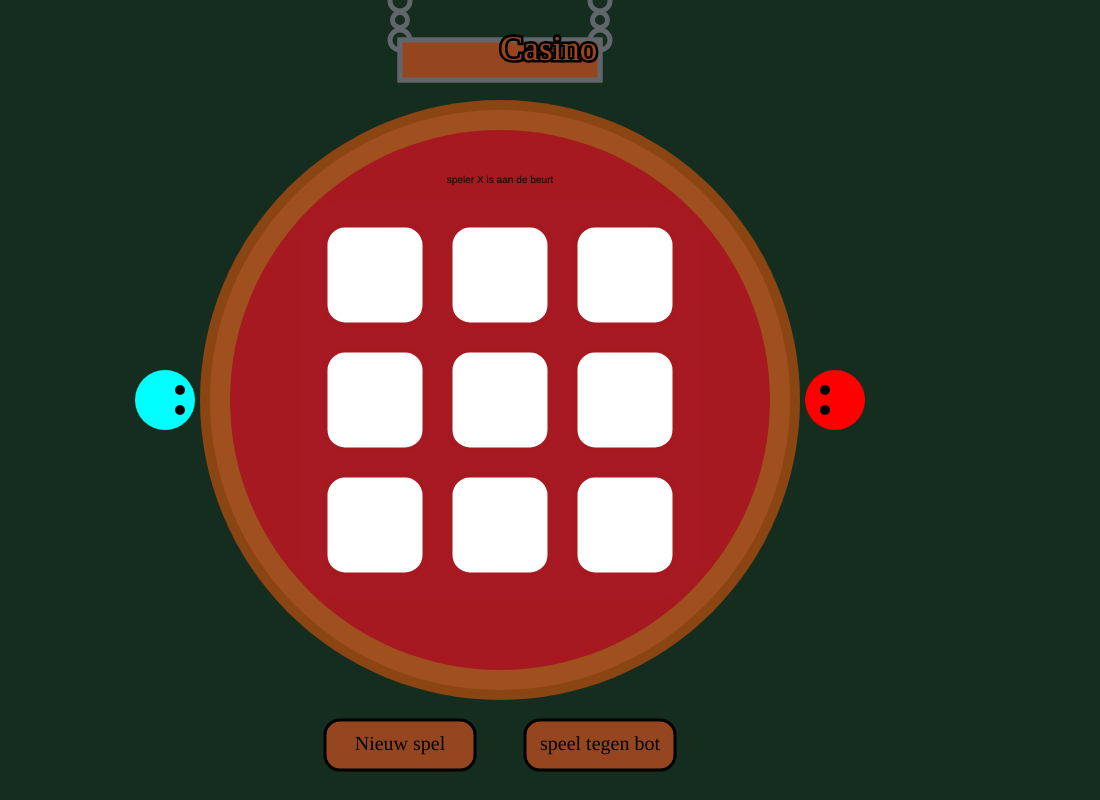
Frame 1 (no input)
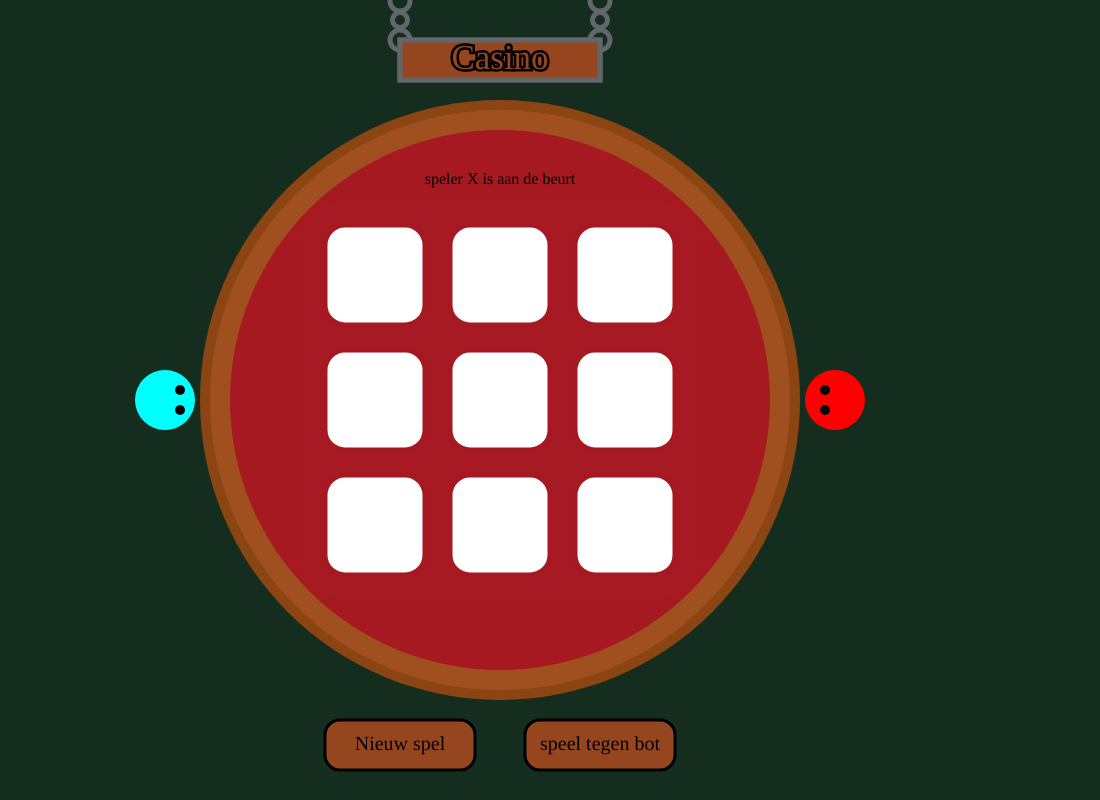
Frame 60 (no input)
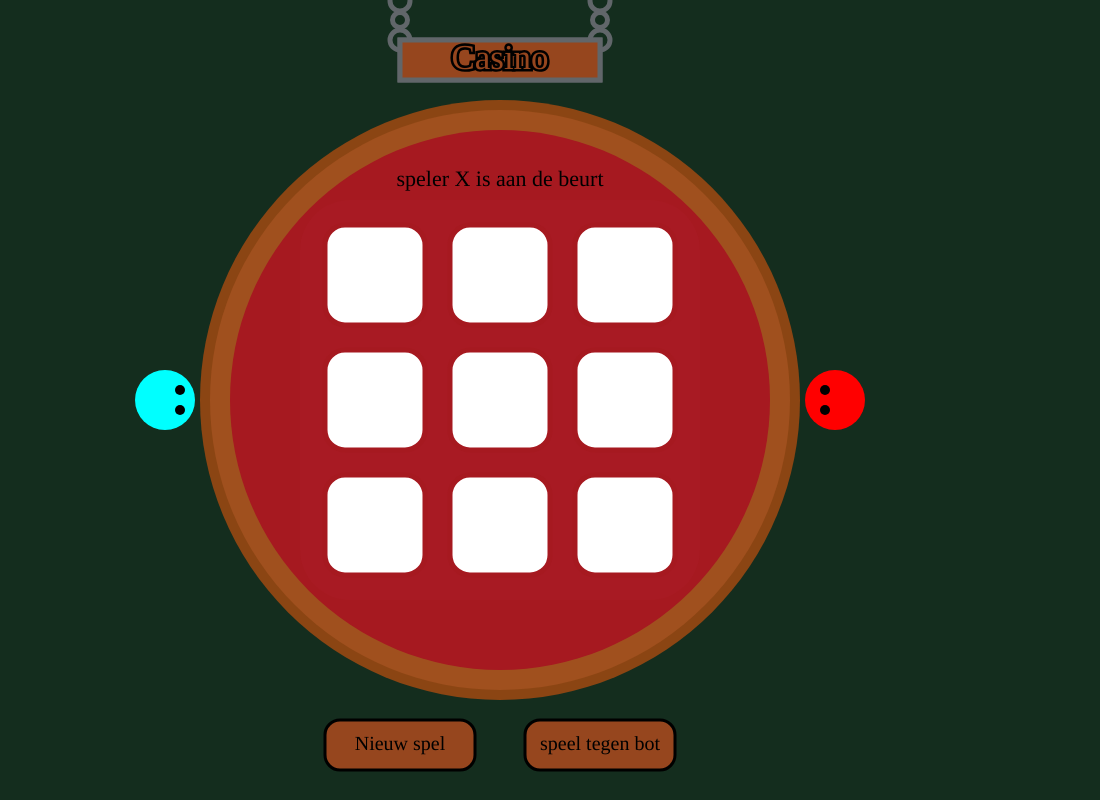
Frame 120 (the mouse pressed at the canvas centre since frame 60)

The p5.js sketch that drew these frames (run headless with seeded random() and noise() and a simulated clock; from frame 60 on, the mouse is pressed at the canvas centre):

// p5.js sketch
// ── sketch.js
let counter = 0;
let current_player = "X";
let winner = "none";
let winIndices = [];
let vsBot = false;

let square1 = "empty";
let square2 = "empty";
let square3 = "empty";
let square4 = "empty";
let square5 = "empty";
let square6 = "empty";
let square7 = "empty";
let square8 = "empty";
let square9 = "empty";

let text_size = 0;

// every square
let rectW_square = 100;
let rectH_square = 100;
let rounding = 20;

// top row squares (1,2,3)
let rectY_square_top = 225;
let rectX_square1 = 325;
let rectX_square2 = 450;
let rectX_square3 = 575;

// middle row (4,5,6)
let rectY_square_middle = 350;
let rectX_square4 = 325;
let rectX_square5 = 450;
let rectX_square6 = 575;

// bottom row (7,8,9)
let rectY_square_bottom = 475;
let rectX_square7 = 325;
let rectX_square8 = 450;
let rectX_square9 = 575;

let buttonW = 150;
let buttonH = 50;

//button 1
let buttonX = 325;
let buttonY = 720;

//button2
let button2_X = 525;
let button2_Y = 720;

function setup() {
  createCanvas(1100, 800);
}

function draw() {
  //functionality
  text_size += 0.05 * 2;

  // Loop back
  if (text_size > 20) {
    text_size = 0;
  }

  if (winner === "X") {
    background(100, 150, 255);
  } else if (winner === "O") {
    background(255, 100, 100);
  } else if (winner === "draw") {
    background(180);
  } else {
    background(20, 45, 30);
  }

  //casino sign
  push();
  noFill();
  stroke(97, 102, 106);
  strokeWeight(5);
  rect(400, 40, 200, 40);
  circle(600, 1, 20);
  circle(600, 20, 15);
  circle(600, 40, 20);
  circle(400, 1, 20);
  circle(400, 20, 15);
  circle(400, 40, 20);
  fill(150, 70, 30);
  rect(400, 40, 200, 40);
  textSize(35);
  textFont(ITALIC);
  stroke(0, 0, 0);
  text("Casino", 500, 60);
  pop();

  //players
  //player Blue
  noStroke();
  fill(0, 255, 255);
  circle(165, 400, 60);
  fill(0, 0, 0);
  circle(180, 410, 10);
  circle(180, 390, 10);
  //player Red
  fill(255, 0, 0);
  circle(835, 400, 60);
  fill(0, 0, 0);
  circle(825, 410, 10);
  circle(825, 390, 10);

  //Table
  fill(139, 69, 19);
  circle(500, 400, 600);
  fill(160, 80, 30);
  circle(500, 400, 580);
  fill(166, 25, 32);
  circle(500, 400, 540);

  // board
  fill(170, 30, 40, 100);
  rect(300, 200, 400, 400, 50);

  strokeWeight(4);
  fill(255);

  // squares
  push();
  strokeWeight(5);
  stroke(166, 25, 32);

  if (square1 === "empty" && mouseX > rectX_square1 && mouseX < rectX_square1 + rectW_square && mouseY > rectY_square_top && mouseY < rectY_square_top + rectH_square) {
    fill(235, 210, 210);
  } else {
    fill(255);
  }
  rect(rectX_square1, rectY_square_top, rectW_square, rectH_square, rounding);
  if (square2 === "empty" && mouseX > rectX_square2 && mouseX < rectX_square2 + rectW_square && mouseY > rectY_square_top && mouseY < rectY_square_top + rectH_square) {
    fill(235, 210, 210);
  } else {
    fill(255);
  }
  rect(rectX_square2, rectY_square_top, rectW_square, rectH_square, rounding);
  if (square3 === "empty" && mouseX > rectX_square3 && mouseX < rectX_square3 + rectW_square && mouseY > rectY_square_top && mouseY < rectY_square_top + rectH_square) {
    fill(235, 210, 210);
  } else {
    fill(255);
  }
  rect(rectX_square3, rectY_square_top, rectW_square, rectH_square, rounding);
  if (square4 === "empty" && mouseX > rectX_square4 && mouseX < rectX_square4 + rectW_square && mouseY > rectY_square_middle && mouseY < rectY_square_middle + rectH_square) {
    fill(235, 210, 210);
  } else {
    fill(255);
  }
  rect(rectX_square4, rectY_square_middle, rectW_square, rectH_square, rounding);
  if (square5 === "empty" && mouseX > rectX_square5 && mouseX < rectX_square5 + rectW_square && mouseY > rectY_square_middle && mouseY < rectY_square_middle + rectH_square) {
    fill(235, 210, 210);
  } else {
    fill(255);
  }
  rect(rectX_square5, rectY_square_middle, rectW_square, rectH_square, rounding);
  if (square6 === "empty" && mouseX > rectX_square6 && mouseX < rectX_square6 + rectW_square && mouseY > rectY_square_middle && mouseY < rectY_square_middle + rectH_square) {
    fill(235, 210, 210);
  } else {
    fill(255);
  }
  rect(rectX_square6, rectY_square_middle, rectW_square, rectH_square, rounding);
  if (square7 === "empty" && mouseX > rectX_square7 && mouseX < rectX_square7 + rectW_square && mouseY > rectY_square_bottom && mouseY < rectY_square_bottom + rectH_square) {
    fill(235, 210, 210);
  } else {
    fill(255);
  }
  rect(rectX_square7, rectY_square_bottom, rectW_square, rectH_square, rounding);
  if (square8 === "empty" && mouseX > rectX_square8 && mouseX < rectX_square8 + rectW_square && mouseY > rectY_square_bottom && mouseY < rectY_square_bottom + rectH_square) {
    fill(235, 210, 210);
  } else {
    fill(255);
  }
  rect(rectX_square8, rectY_square_bottom, rectW_square, rectH_square, rounding);
  if (square9 === "empty" && mouseX > rectX_square9 && mouseX < rectX_square9 + rectW_square && mouseY > rectY_square_bottom && mouseY < rectY_square_bottom + rectH_square) {
    fill(235, 210, 210);
  } else {
    fill(255);
  }
  rect(rectX_square9, rectY_square_bottom, rectW_square, rectH_square, rounding);

  pop();

  textSize(80);
  textAlign(CENTER, CENTER);

  // top 
  fill(winner !== "none" && winner !== "draw" && !winIndices.includes(1) ? "gray" : "black");
  if (square1 !== "empty") text(square1, rectX_square1 + rectW_square / 2, rectY_square_top + rectH_square / 2);
  fill(winner !== "none" && winner !== "draw" && !winIndices.includes(2) ? "gray" : "black");
  if (square2 !== "empty") text(square2, rectX_square2 + rectW_square / 2, rectY_square_top + rectH_square / 2);
  fill(winner !== "none" && winner !== "draw" && !winIndices.includes(3) ? "gray" : "black");
  if (square3 !== "empty") text(square3, rectX_square3 + rectW_square / 2, rectY_square_top + rectH_square / 2);

  // middle
  fill(winner !== "none" && winner !== "draw" && !winIndices.includes(4) ? "gray" : "black");
  if (square4 !== "empty") text(square4, rectX_square4 + rectW_square / 2, rectY_square_middle + rectH_square / 2);
  fill(winner !== "none" && winner !== "draw" && !winIndices.includes(5) ? "gray" : "black");
  if (square5 !== "empty") text(square5, rectX_square5 + rectW_square / 2, rectY_square_middle + rectH_square / 2);
  fill(winner !== "none" && winner !== "draw" && !winIndices.includes(6) ? "gray" : "black");
  if (square6 !== "empty") text(square6, rectX_square6 + rectW_square / 2, rectY_square_middle + rectH_square / 2);

  // bottom
  fill(winner !== "none" && winner !== "draw" && !winIndices.includes(7) ? "gray" : "black");
  if (square7 !== "empty") text(square7, rectX_square7 + rectW_square / 2, rectY_square_bottom + rectH_square / 2);
  fill(winner !== "none" && winner !== "draw" && !winIndices.includes(8) ? "gray" : "black");
  if (square8 !== "empty") text(square8, rectX_square8 + rectW_square / 2, rectY_square_bottom + rectH_square / 2);
  fill(winner !== "none" && winner !== "draw" && !winIndices.includes(9) ? "gray" : "black");
  if (square9 !== "empty") text(square9, rectX_square9 + rectW_square / 2, rectY_square_bottom + rectH_square / 2);

  // shows players turn
  push();
  fill("black");
  textFont();
  textSize(10 + text_size);
  textAlign(CENTER, CENTER);
  if (winner === "X") {
    text("Speler X heeft gewonnen!", 500, 180);
  } else if (winner === "O") {
    text(vsBot ? "De bot heeft gewonnen!" : "Speler O heeft gewonnen!", 500, 180);
  } else if (winner === "draw") {
    text("Gelijkspel!", 500, 180);
  } else {
    let turnText = "speler " + current_player + " is aan de beurt";
    if (vsBot && current_player === "O") {
      turnText = "Bot is aan de beurt...";
    }
    text(turnText, 500, 180);
  }
  pop();

  fill(150, 70, 30);
  stroke(0);
  strokeWeight(3);
  rect(buttonX, buttonY, buttonW, buttonH, 15);

  fill(0);
  noStroke();
  textSize(20);
  textFont(ITALIC);
  textAlign(CENTER, CENTER);
  text("Nieuw spel", buttonX + buttonW / 2, buttonY + buttonH / 2);

  fill(150, 70, 30);
  stroke(0);
  strokeWeight(3);
  rect(button2_X, button2_Y, buttonW, buttonH, 15);

  fill(0);
  noStroke();
  textSize(20);
  textFont(ITALIC);
  textAlign(CENTER, CENTER);
  text("speel tegen bot", button2_X + buttonW / 2, button2_Y + buttonH / 2);
}

function mouseClicked() {
  //new game function
  if (
    mouseX > buttonX &&
    mouseX < buttonX + buttonW &&
    mouseY > buttonY &&
    mouseY < buttonY + buttonH
  ) {
    resetGame();
    vsBot = false;
    return;
  }

  //if you click on speel tegen bot activates bot
  if (
    mouseX > button2_X &&
    mouseX < button2_X + buttonW &&
    mouseY > button2_Y &&
    mouseY < button2_Y + buttonH
  ) {
    resetGame();
    vsBot = true;
    return;
  }

  if (winner !== "none") return;


  if (vsBot && current_player === "O") return;

  let Move_made = false;

  // top squares
  if (square1 === "empty" && mouseX > rectX_square1 && mouseX < rectX_square1 + rectW_square && mouseY > rectY_square_top && mouseY < rectY_square_top + rectH_square) {
    square1 = current_player;
    Move_made = true;
  }
  if (square2 === "empty" && mouseX > rectX_square2 && mouseX < rectX_square2 + rectW_square && mouseY > rectY_square_top && mouseY < rectY_square_top + rectH_square) {
    square2 = current_player;
    Move_made = true;
  }
  if (square3 === "empty" && mouseX > rectX_square3 && mouseX < rectX_square3 + rectW_square && mouseY > rectY_square_top && mouseY < rectY_square_top + rectH_square) {
    square3 = current_player;
    Move_made = true;
  }

  // middle squares
  if (square4 === "empty" && mouseX > rectX_square4 && mouseX < rectX_square4 + rectW_square && mouseY > rectY_square_middle && mouseY < rectY_square_middle + rectH_square) {
    square4 = current_player;
    Move_made = true;
  }
  if (square5 === "empty" && mouseX > rectX_square5 && mouseX < rectX_square5 + rectW_square && mouseY > rectY_square_middle && mouseY < rectY_square_middle + rectH_square) {
    square5 = current_player;
    Move_made = true;
  }
  if (square6 === "empty" && mouseX > rectX_square6 && mouseX < rectX_square6 + rectW_square && mouseY > rectY_square_middle && mouseY < rectY_square_middle + rectH_square) {
    square6 = current_player;
    Move_made = true;
  }

  // bottom squares
  if (square7 === "empty" && mouseX > rectX_square7 && mouseX < rectX_square7 + rectW_square && mouseY > rectY_square_bottom && mouseY < rectY_square_bottom + rectH_square) {
    square7 = current_player;
    Move_made = true;
  }
  if (square8 === "empty" && mouseX > rectX_square8 && mouseX < rectX_square8 + rectW_square && mouseY > rectY_square_bottom && mouseY < rectY_square_bottom + rectH_square) {
    square8 = current_player;
    Move_made = true;
  }
  if (square9 === "empty" && mouseX > rectX_square9 && mouseX < rectX_square9 + rectW_square && mouseY > rectY_square_bottom && mouseY < rectY_square_bottom + rectH_square) {
    square9 = current_player;
    Move_made = true;
  }

  if (Move_made) {
    counter++;
    checkWin();

    if (winner === "none") {
      if (current_player === "X") {
        current_player = "O";
      } else {
        current_player = "X";
      }


      if (vsBot && current_player === "O" && winner === "none") {
        setTimeout(botMove, 300);
      }
    }
  }
}


function botMove() {
  if (winner !== "none") return;

  let emptySquares = [];
  if (square1 === "empty") emptySquares.push(1);
  if (square2 === "empty") emptySquares.push(2);
  if (square3 === "empty") emptySquares.push(3);
  if (square4 === "empty") emptySquares.push(4);
  if (square5 === "empty") emptySquares.push(5);
  if (square6 === "empty") emptySquares.push(6);
  if (square7 === "empty") emptySquares.push(7);
  if (square8 === "empty") emptySquares.push(8);
  if (square9 === "empty") emptySquares.push(9);


  if (emptySquares.length > 0) {
    let randomIndex = floor(random(emptySquares.length));
    let chosenSquare = emptySquares[randomIndex];

    if (chosenSquare === 1) square1 = "O";
    else if (chosenSquare === 2) square2 = "O";
    else if (chosenSquare === 3) square3 = "O";
    else if (chosenSquare === 4) square4 = "O";
    else if (chosenSquare === 5) square5 = "O";
    else if (chosenSquare === 6) square6 = "O";
    else if (chosenSquare === 7) square7 = "O";
    else if (chosenSquare === 8) square8 = "O";
    else if (chosenSquare === 9) square9 = "O";

    counter++;
    checkWin();
    if (winner === "none") {
      current_player = "X";
    }
  }
}

//Checks squares to see if there has won someone
function checkWin() {
  if (square1 !== "empty" && square1 === square2 && square2 === square3) { winner = square1; winIndices = [1, 2, 3]; }
  else if (square4 !== "empty" && square4 === square5 && square5 === square6) { winner = square4; winIndices = [4, 5, 6]; }
  else if (square7 !== "empty" && square7 === square8 && square8 === square9) { winner = square7; winIndices = [7, 8, 9]; }

  else if (square1 !== "empty" && square1 === square4 && square4 === square7) { winner = square1; winIndices = [1, 4, 7]; }
  else if (square2 !== "empty" && square2 === square5 && square5 === square8) { winner = square2; winIndices = [2, 5, 8]; }
  else if (square3 !== "empty" && square3 === square6 && square6 === square9) { winner = square3; winIndices = [3, 6, 9]; }

  else if (square1 !== "empty" && square1 === square5 && square5 === square9) { winner = square1; winIndices = [1, 5, 9]; }
  else if (square3 !== "empty" && square3 === square5 && square5 === square7) { winner = square3; winIndices = [3, 5, 7]; }

  else if (counter === 9) {
    winner = "draw";
  }
}

function resetGame() {
  counter = 0;
  current_player = "X";
  winner = "none";
  winIndices = [];
  square1 = "empty";
  square2 = "empty";
  square3 = "empty";
  square4 = "empty";
  square5 = "empty";
  square6 = "empty";
  square7 = "empty";
  square8 = "empty";
  square9 = "empty";
}
